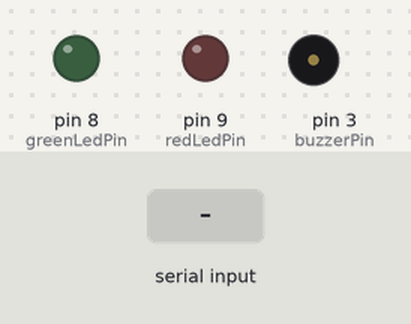
Recording of a sketch running on a simulated Arduino Uno, built with avr-gcc and run on an emulated ATmega328P. Parts: output pins drawn as LEDs (lit = HIGH), buzzer (waves = sounding). Inputs (shaded band) come from the test bench.

Above: at 1.2 s.
1.3 s: "0" received over Serial
At 2.0 s:
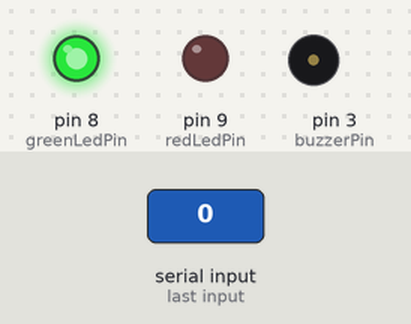
2.8 s: "1" received over Serial
At 3.2 s:
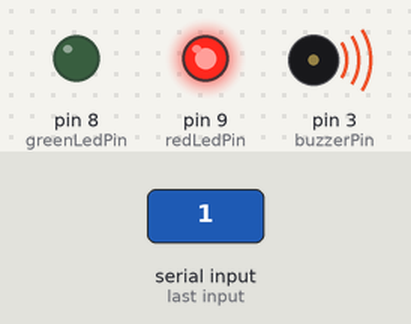
Timing chart, 0 to 5.8 s (numbered marks = the images above; inputs shaded):
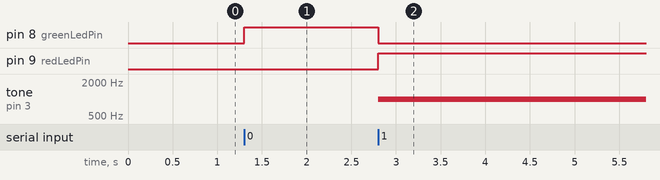

The sketch:

ArduinoPythonConnection.ino
```cpp
//Ports used in the Arduino
const int buzzerPin = 3;
const int greenLedPin = 8;
const int redLedPin = 9;

char lastPosture = 'x';
bool buzzerOn = false;

void setup() {
  pinMode(buzzerPin, OUTPUT);
  pinMode(greenLedPin, OUTPUT);
  pinMode(redLedPin, OUTPUT);
  Serial.begin(9600);
}

void playMelody() {
  tone(buzzerPin, 880);  delay(150);
  tone(buzzerPin, 988);  delay(150);
  tone(buzzerPin, 1047); delay(300);
  noTone(buzzerPin);
}

void loop() {
  if (Serial.available()) {
    char input = Serial.read();

    // From bad posture to good posture --> play music
    if (input == '0' && lastPosture == '1') {
      playMelody();
    }
    //Bad posture
    if (input == '1') {
      if (!buzzerOn) {
        tone(buzzerPin, 1000);
        buzzerOn = true;
      }
      digitalWrite(redLedPin, HIGH);
      digitalWrite(greenLedPin, LOW);
    }
    //Good posture
    else if (input == '0') {
      noTone(buzzerPin);
      buzzerOn = false;
      digitalWrite(redLedPin, LOW);
      digitalWrite(greenLedPin, HIGH);
    }
    else if (input == 'x') {
      // Shut down everything
      noTone(buzzerPin);
      buzzerOn = false;
      digitalWrite(redLedPin, LOW);
      digitalWrite(greenLedPin, LOW);
    }

    lastPosture = input;
  }
}
```

Measured:
- after the input at 1.3 s, pin 8 (greenLedPin): LOW → HIGH at once
- after the input at 2.8 s, pin 8 (greenLedPin): HIGH → LOW at once; pin 9 (redLedPin): LOW → HIGH at once; tone on pin 3 (buzzerPin): silent → 1000 Hz at once
